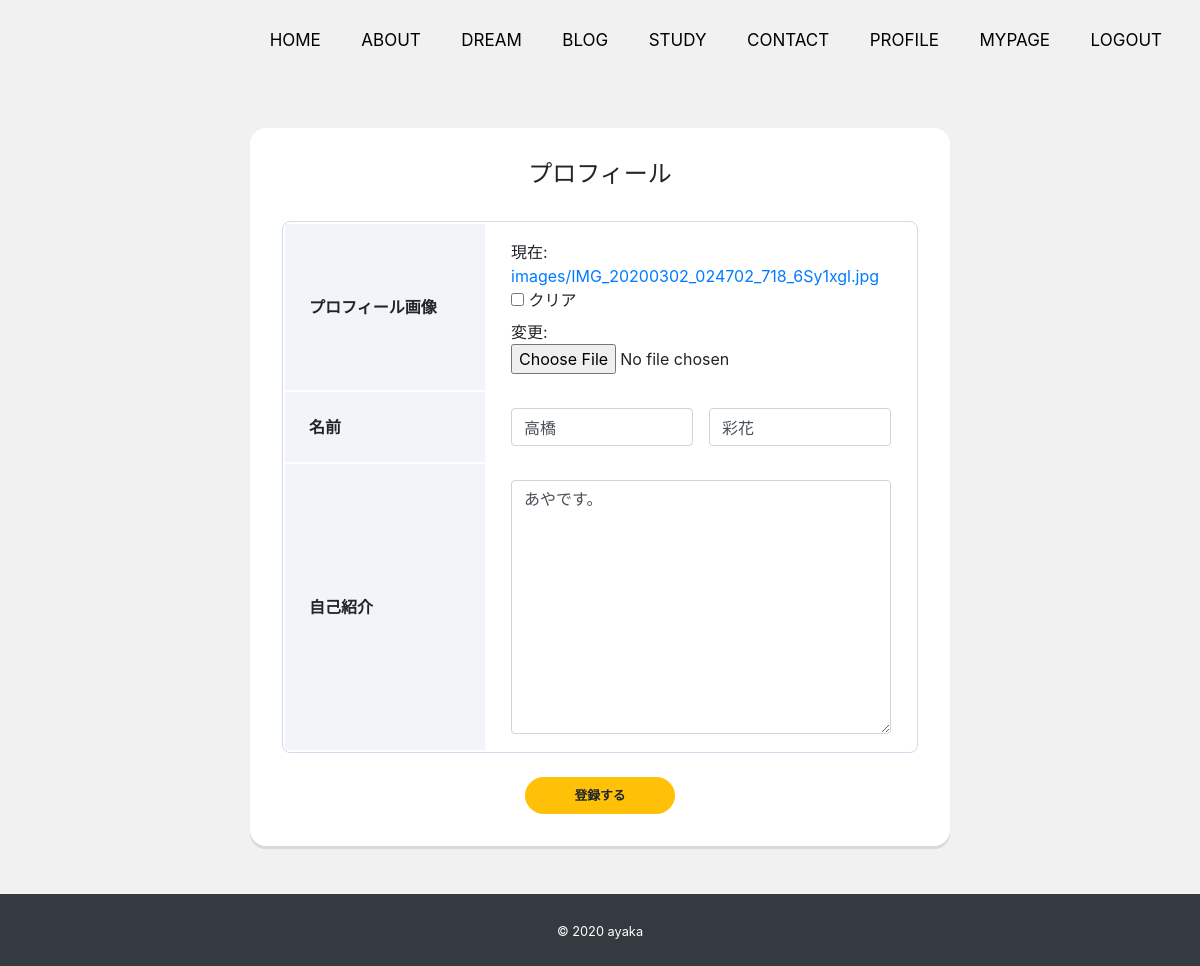
Page /accounts/profile/edit/ (signed in) on the committed database.
### accounts/models.py (models this page shows, shortened)
class CustomUser(AbstractBaseUser, PermissionsMixin):
    email = models.EmailField('メールアドレス', unique=True)
    first_name = models.CharField('姓', max_length=30)
    last_name = models.CharField('名', max_length=30)
    description = models.TextField('自己紹介' , default="", blank=True)
    image = models.ImageField(upload_to='images', verbose_name='プロフィール画像', null=True, blank=True)
    is_staff = models.BooleanField(
        ('staff status'),
        default=False,
        help_text=('Designates whether the user can log into this admin site.'),
    )
    is_active = models.BooleanField(
        ('active'),
        default=True,
        help_text=(
            'Designates whether this user should be treated as active. '
            'Unselect this instead of deleting accounts.'
        ),
    )
    objects = UserManager()
    EMAIL_FIELD = 'email'
    USERNAME_FIELD = 'email'
    REQUIRED_FIELDS = []
    class Meta:
        verbose_name = ('user')
        verbose_name_plural = ('users')

### accounts/views.py (the view, shortened to what this page needs)
# urls.py: path('profile/edit/' , views.ProfileEditView.as_view(), name='profile_edit'),
class ProfileEditView(LoginRequiredMixin,View):
    def get(self, request, *args, **kwargs):
        user_data = CustomUser.objects.get(id=request.user.id)
        form = ProfileForm(
            request.POST or None,
            initial= {
                'first_name' : user_data.first_name,
                'last_name' : user_data.last_name,
                'description' : user_data.description,
                'image' : user_data.image,
            }
        )
        return render(request, 'accounts/profile_edit.html' ,{
            'form' : form,
        })

### accounts/forms.py
class ProfileForm(forms.Form):
    first_name = forms.CharField(max_length=30, label='姓')
    last_name = forms.CharField(max_length=30, label='名')
    description = forms.CharField(label='自己紹介', widget=forms.Textarea(), required=False)
    image = forms.ImageField(required=False)

### accounts/templates/accounts/profile_edit.html (shortened to what this page needs)
{% extends 'app/base.html' %}
{% load widget_tweaks %}
{% block content %}
<div class="container">
    <div class="row">
        <div class="card card-profile my-5 mx-auto">
            <div class="card-body">
                <h5 class="card-title text-center">プロフィール</h5>
                <form method="post" enctype="multipart/form-data">
                    <table class="profile_table mb-4">
                        <tbody>
                            <tr>
                                <th class="header">プロフィール画像</th>
                                <td class="data">
                                    {{ form.image }}
                                </td>
                            </tr>
                            <tr>
                                <th class="header">名前</th>
                                <td class="data form_wrap form_wrap-2">
                                    {% render_field form.first_name class='form-control' placeholder='姓' %}
                                    {% render_field form.last_name class='form-control' placeholder='名' %}
                                </td>
                            </tr>
                            <tr>
                                <th class="header">自己紹介</th>
                                <td class="data">
                                    {% render_field form.description class='form-control' placeholder='自己紹介' %}
                                </td>
                            </tr>
                        </tbody>
                    </table>
                    <div class="button mx-auto">
                        <button class="btn btn-lg btn-warning btn-block" type="submit">登録する</button>
                    </div>
                </form>
            </div>
        </div>
    </div>
</div>
{% endblock %}

### app/static/css/style.css (style rules this page uses)
* { margin:0; padding:0; box-sizing: border-box; font-size: 16px; }
body { background:#f1f1f1; display: flex; flex-flow: column; min-height: 100vh; }
.card { border:none; }
.card-title { margin-bottom: 2rem; font-size: 1.5rem; }
.card-body { padding: 2rem; }
.btn { font-size: 80%; border-radius: 5rem; font-weight: bold; }

### app/static/css/styleProfile.css (style rules this page uses)
.card-profile { width: 700px; border: 0; border-radius: 1rem; box-shadow: 0 0.2rem 0 rgba(0,0,0,0.1); }
.button { width: 150px; }
.profile_table { width: 100%; border: 1px solid #d1dbeb; border-radius: 8px; border-collapse: separate; overflow: hidden; }
.profile_table .header { width: 200px; padding: 16px 24px; text-align: left; background: #f1f5fa; }
.profile_table .data { padding: 16px 24px; }
.form_wrap { display: grid; gap: 16px; }
.form_wrap-2 { grid-template-columns: repeat(2,1fr); }

### rows in the picture
CustomUser: first_name "高橋", last_name "彩花", description "あやです。"
